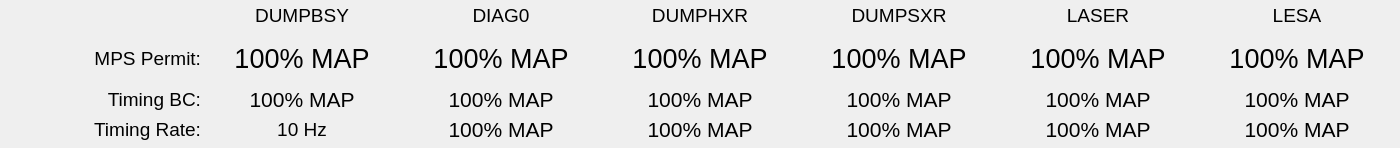
<?xml version="1.0" encoding="UTF-8"?>
<ui version="4.0">
 <class>Form</class>
 <widget class="QWidget" name="Form">
  <property name="geometry">
   <rect>
    <x>0</x>
    <y>0</y>
    <width>1400</width>
    <height>148</height>
   </rect>
  </property>
  <property name="windowTitle">
   <string>Form</string>
  </property>
  <layout class="QGridLayout" name="gridLayout">
   <property name="leftMargin">
    <number>5</number>
   </property>
   <property name="topMargin">
    <number>0</number>
   </property>
   <property name="rightMargin">
    <number>5</number>
   </property>
   <property name="bottomMargin">
    <number>5</number>
   </property>
   <property name="spacing">
    <number>3</number>
   </property>
   <item row="1" column="2">
    <widget class="PyDMLabel" name="PyDMLabel_2">
     <property name="maximumSize">
      <size>
       <width>16777215</width>
       <height>50</height>
      </size>
     </property>
     <property name="font">
      <font>
       <pointsize>20</pointsize>
      </font>
     </property>
     <property name="toolTip">
      <string/>
     </property>
     <property name="text">
      <string>100% MAP</string>
     </property>
     <property name="alignment">
      <set>Qt::AlignCenter</set>
     </property>
     <property name="alarmSensitiveContent" stdset="0">
      <bool>true</bool>
     </property>
     <property name="channel" stdset="0">
      <string>ca://${P}:SC_DIAG0_BC</string>
     </property>
    </widget>
   </item>
   <item row="2" column="0">
    <widget class="QLabel" name="label_8">
     <property name="maximumSize">
      <size>
       <width>16777215</width>
       <height>30</height>
      </size>
     </property>
     <property name="font">
      <font>
       <pointsize>14</pointsize>
      </font>
     </property>
     <property name="text">
      <string>Timing BC:</string>
     </property>
     <property name="alignment">
      <set>Qt::AlignRight|Qt::AlignTrailing|Qt::AlignVCenter</set>
     </property>
    </widget>
   </item>
   <item row="3" column="3">
    <widget class="PyDMLabel" name="PyDMLabel_15">
     <property name="maximumSize">
      <size>
       <width>16777215</width>
       <height>30</height>
      </size>
     </property>
     <property name="font">
      <font>
       <pointsize>16</pointsize>
      </font>
     </property>
     <property name="toolTip">
      <string/>
     </property>
     <property name="text">
      <string>100% MAP</string>
     </property>
     <property name="alignment">
      <set>Qt::AlignCenter</set>
     </property>
     <property name="showUnits" stdset="0">
      <bool>true</bool>
     </property>
     <property name="alarmSensitiveContent" stdset="0">
      <bool>true</bool>
     </property>
     <property name="channel" stdset="0">
      <string>ca://TPG:SYS0:1:DST03:RATE</string>
     </property>
    </widget>
   </item>
   <item row="0" column="5">
    <widget class="QLabel" name="label_6">
     <property name="font">
      <font>
       <pointsize>14</pointsize>
      </font>
     </property>
     <property name="text">
      <string>LASER</string>
     </property>
     <property name="alignment">
      <set>Qt::AlignCenter</set>
     </property>
    </widget>
   </item>
   <item row="1" column="5">
    <widget class="PyDMLabel" name="PyDMLabel_5">
     <property name="maximumSize">
      <size>
       <width>16777215</width>
       <height>50</height>
      </size>
     </property>
     <property name="font">
      <font>
       <pointsize>20</pointsize>
      </font>
     </property>
     <property name="toolTip">
      <string/>
     </property>
     <property name="text">
      <string>100% MAP</string>
     </property>
     <property name="alignment">
      <set>Qt::AlignCenter</set>
     </property>
     <property name="alarmSensitiveContent" stdset="0">
      <bool>true</bool>
     </property>
     <property name="channel" stdset="0">
      <string>ca://${P}:LASER_BC</string>
     </property>
    </widget>
   </item>
   <item row="2" column="3">
    <widget class="PyDMLabel" name="PyDMLabel_9">
     <property name="maximumSize">
      <size>
       <width>16777215</width>
       <height>30</height>
      </size>
     </property>
     <property name="font">
      <font>
       <pointsize>16</pointsize>
      </font>
     </property>
     <property name="toolTip">
      <string/>
     </property>
     <property name="text">
      <string>100% MAP</string>
     </property>
     <property name="alignment">
      <set>Qt::AlignCenter</set>
     </property>
     <property name="alarmSensitiveContent" stdset="0">
      <bool>true</bool>
     </property>
     <property name="channel" stdset="0">
      <string>ca://TPG:SYS0:1:DST03:TPG_BC_RBV</string>
     </property>
    </widget>
   </item>
   <item row="1" column="4">
    <widget class="PyDMLabel" name="PyDMLabel_4">
     <property name="maximumSize">
      <size>
       <width>16777215</width>
       <height>50</height>
      </size>
     </property>
     <property name="font">
      <font>
       <pointsize>20</pointsize>
      </font>
     </property>
     <property name="toolTip">
      <string/>
     </property>
     <property name="text">
      <string>100% MAP</string>
     </property>
     <property name="alignment">
      <set>Qt::AlignCenter</set>
     </property>
     <property name="alarmSensitiveContent" stdset="0">
      <bool>true</bool>
     </property>
     <property name="channel" stdset="0">
      <string>ca://${P}:SC_SXR_BC</string>
     </property>
    </widget>
   </item>
   <item row="3" column="2">
    <widget class="PyDMLabel" name="PyDMLabel_14">
     <property name="maximumSize">
      <size>
       <width>16777215</width>
       <height>30</height>
      </size>
     </property>
     <property name="font">
      <font>
       <pointsize>16</pointsize>
      </font>
     </property>
     <property name="toolTip">
      <string/>
     </property>
     <property name="text">
      <string>100% MAP</string>
     </property>
     <property name="alignment">
      <set>Qt::AlignCenter</set>
     </property>
     <property name="showUnits" stdset="0">
      <bool>true</bool>
     </property>
     <property name="alarmSensitiveContent" stdset="0">
      <bool>true</bool>
     </property>
     <property name="channel" stdset="0">
      <string>ca://TPG:SYS0:1:DST01:RATE</string>
     </property>
    </widget>
   </item>
   <item row="3" column="1">
    <widget class="PyDMLabel" name="PyDMLabel_13">
     <property name="maximumSize">
      <size>
       <width>16777215</width>
       <height>30</height>
      </size>
     </property>
     <property name="font">
      <font>
       <pointsize>14</pointsize>
      </font>
     </property>
     <property name="toolTip">
      <string/>
     </property>
     <property name="styleSheet">
      <string notr="true"/>
     </property>
     <property name="text">
      <string>10 Hz</string>
     </property>
     <property name="alignment">
      <set>Qt::AlignCenter</set>
     </property>
     <property name="showUnits" stdset="0">
      <bool>true</bool>
     </property>
     <property name="alarmSensitiveContent" stdset="0">
      <bool>true</bool>
     </property>
     <property name="channel" stdset="0">
      <string>ca://TPG:SYS0:1:DST02:RATE</string>
     </property>
    </widget>
   </item>
   <item row="0" column="6">
    <widget class="QLabel" name="label_7">
     <property name="font">
      <font>
       <pointsize>14</pointsize>
      </font>
     </property>
     <property name="text">
      <string>LESA</string>
     </property>
     <property name="alignment">
      <set>Qt::AlignCenter</set>
     </property>
    </widget>
   </item>
   <item row="1" column="3">
    <widget class="PyDMLabel" name="PyDMLabel_3">
     <property name="maximumSize">
      <size>
       <width>16777215</width>
       <height>50</height>
      </size>
     </property>
     <property name="font">
      <font>
       <pointsize>20</pointsize>
      </font>
     </property>
     <property name="toolTip">
      <string/>
     </property>
     <property name="text">
      <string>100% MAP</string>
     </property>
     <property name="alignment">
      <set>Qt::AlignCenter</set>
     </property>
     <property name="alarmSensitiveContent" stdset="0">
      <bool>true</bool>
     </property>
     <property name="channel" stdset="0">
      <string>ca://${P}:SC_HXR_BC</string>
     </property>
    </widget>
   </item>
   <item row="3" column="5">
    <widget class="PyDMLabel" name="PyDMLabel_17">
     <property name="maximumSize">
      <size>
       <width>16777215</width>
       <height>30</height>
      </size>
     </property>
     <property name="font">
      <font>
       <pointsize>16</pointsize>
      </font>
     </property>
     <property name="toolTip">
      <string/>
     </property>
     <property name="text">
      <string>100% MAP</string>
     </property>
     <property name="alignment">
      <set>Qt::AlignCenter</set>
     </property>
     <property name="showUnits" stdset="0">
      <bool>true</bool>
     </property>
     <property name="alarmSensitiveContent" stdset="0">
      <bool>true</bool>
     </property>
     <property name="channel" stdset="0">
      <string>ca://TPG:SYS0:1:DST00:RATE</string>
     </property>
    </widget>
   </item>
   <item row="1" column="6">
    <widget class="PyDMLabel" name="PyDMLabel_6">
     <property name="minimumSize">
      <size>
       <width>0</width>
       <height>50</height>
      </size>
     </property>
     <property name="maximumSize">
      <size>
       <width>16777215</width>
       <height>50</height>
      </size>
     </property>
     <property name="font">
      <font>
       <pointsize>20</pointsize>
      </font>
     </property>
     <property name="toolTip">
      <string/>
     </property>
     <property name="text">
      <string>100% MAP</string>
     </property>
     <property name="alignment">
      <set>Qt::AlignCenter</set>
     </property>
     <property name="alarmSensitiveContent" stdset="0">
      <bool>true</bool>
     </property>
     <property name="channel" stdset="0">
      <string>ca://${P}:SC_LESA_BC</string>
     </property>
    </widget>
   </item>
   <item row="0" column="4">
    <widget class="QLabel" name="label_5">
     <property name="font">
      <font>
       <pointsize>14</pointsize>
      </font>
     </property>
     <property name="text">
      <string>DUMPSXR</string>
     </property>
     <property name="alignment">
      <set>Qt::AlignCenter</set>
     </property>
    </widget>
   </item>
   <item row="2" column="2">
    <widget class="PyDMLabel" name="PyDMLabel_8">
     <property name="maximumSize">
      <size>
       <width>16777215</width>
       <height>30</height>
      </size>
     </property>
     <property name="font">
      <font>
       <pointsize>16</pointsize>
      </font>
     </property>
     <property name="toolTip">
      <string/>
     </property>
     <property name="text">
      <string>100% MAP</string>
     </property>
     <property name="alignment">
      <set>Qt::AlignCenter</set>
     </property>
     <property name="alarmSensitiveContent" stdset="0">
      <bool>true</bool>
     </property>
     <property name="channel" stdset="0">
      <string>ca://TPG:SYS0:1:DST01:TPG_BC_RBV</string>
     </property>
    </widget>
   </item>
   <item row="2" column="6">
    <widget class="PyDMLabel" name="PyDMLabel_12">
     <property name="maximumSize">
      <size>
       <width>16777215</width>
       <height>30</height>
      </size>
     </property>
     <property name="font">
      <font>
       <pointsize>16</pointsize>
      </font>
     </property>
     <property name="toolTip">
      <string/>
     </property>
     <property name="text">
      <string>100% MAP</string>
     </property>
     <property name="alignment">
      <set>Qt::AlignCenter</set>
     </property>
     <property name="alarmSensitiveContent" stdset="0">
      <bool>true</bool>
     </property>
     <property name="channel" stdset="0">
      <string>ca://TPG:SYS0:1:DST05:TPG_BC_RBV</string>
     </property>
    </widget>
   </item>
   <item row="1" column="0">
    <widget class="QLabel" name="label">
     <property name="font">
      <font>
       <pointsize>14</pointsize>
      </font>
     </property>
     <property name="text">
      <string>MPS Permit:</string>
     </property>
     <property name="alignment">
      <set>Qt::AlignRight|Qt::AlignTrailing|Qt::AlignVCenter</set>
     </property>
    </widget>
   </item>
   <item row="2" column="5">
    <widget class="PyDMLabel" name="PyDMLabel_11">
     <property name="maximumSize">
      <size>
       <width>16777215</width>
       <height>30</height>
      </size>
     </property>
     <property name="font">
      <font>
       <pointsize>16</pointsize>
      </font>
     </property>
     <property name="toolTip">
      <string/>
     </property>
     <property name="text">
      <string>100% MAP</string>
     </property>
     <property name="alignment">
      <set>Qt::AlignCenter</set>
     </property>
     <property name="alarmSensitiveContent" stdset="0">
      <bool>true</bool>
     </property>
     <property name="channel" stdset="0">
      <string>ca://TPG:SYS0:1:DST00:TPG_BC_RBV</string>
     </property>
    </widget>
   </item>
   <item row="3" column="0">
    <widget class="QLabel" name="label_9">
     <property name="font">
      <font>
       <pointsize>14</pointsize>
      </font>
     </property>
     <property name="text">
      <string>Timing Rate:</string>
     </property>
     <property name="alignment">
      <set>Qt::AlignRight|Qt::AlignTrailing|Qt::AlignVCenter</set>
     </property>
    </widget>
   </item>
   <item row="0" column="3">
    <widget class="QLabel" name="label_4">
     <property name="font">
      <font>
       <pointsize>14</pointsize>
      </font>
     </property>
     <property name="text">
      <string>DUMPHXR</string>
     </property>
     <property name="alignment">
      <set>Qt::AlignCenter</set>
     </property>
    </widget>
   </item>
   <item row="2" column="4">
    <widget class="PyDMLabel" name="PyDMLabel_10">
     <property name="maximumSize">
      <size>
       <width>16777215</width>
       <height>30</height>
      </size>
     </property>
     <property name="font">
      <font>
       <pointsize>16</pointsize>
      </font>
     </property>
     <property name="toolTip">
      <string/>
     </property>
     <property name="text">
      <string>100% MAP</string>
     </property>
     <property name="alignment">
      <set>Qt::AlignCenter</set>
     </property>
     <property name="alarmSensitiveContent" stdset="0">
      <bool>true</bool>
     </property>
     <property name="channel" stdset="0">
      <string>ca://TPG:SYS0:1:DST04:TPG_BC_RBV</string>
     </property>
    </widget>
   </item>
   <item row="2" column="1">
    <widget class="PyDMLabel" name="PyDMLabel_7">
     <property name="maximumSize">
      <size>
       <width>16777215</width>
       <height>30</height>
      </size>
     </property>
     <property name="font">
      <font>
       <pointsize>16</pointsize>
      </font>
     </property>
     <property name="toolTip">
      <string/>
     </property>
     <property name="text">
      <string>100% MAP</string>
     </property>
     <property name="alignment">
      <set>Qt::AlignCenter</set>
     </property>
     <property name="alarmSensitiveContent" stdset="0">
      <bool>true</bool>
     </property>
     <property name="channel" stdset="0">
      <string>ca://TPG:SYS0:1:DST02:TPG_BC_RBV</string>
     </property>
    </widget>
   </item>
   <item row="0" column="1">
    <widget class="QLabel" name="label_2">
     <property name="minimumSize">
      <size>
       <width>0</width>
       <height>30</height>
      </size>
     </property>
     <property name="maximumSize">
      <size>
       <width>16777215</width>
       <height>30</height>
      </size>
     </property>
     <property name="font">
      <font>
       <pointsize>14</pointsize>
      </font>
     </property>
     <property name="text">
      <string>DUMPBSY</string>
     </property>
     <property name="alignment">
      <set>Qt::AlignCenter</set>
     </property>
    </widget>
   </item>
   <item row="3" column="4">
    <widget class="PyDMLabel" name="PyDMLabel_16">
     <property name="maximumSize">
      <size>
       <width>16777215</width>
       <height>30</height>
      </size>
     </property>
     <property name="font">
      <font>
       <pointsize>16</pointsize>
      </font>
     </property>
     <property name="toolTip">
      <string/>
     </property>
     <property name="text">
      <string>100% MAP</string>
     </property>
     <property name="alignment">
      <set>Qt::AlignCenter</set>
     </property>
     <property name="showUnits" stdset="0">
      <bool>true</bool>
     </property>
     <property name="alarmSensitiveContent" stdset="0">
      <bool>true</bool>
     </property>
     <property name="channel" stdset="0">
      <string>ca://TPG:SYS0:1:DST04:RATE</string>
     </property>
    </widget>
   </item>
   <item row="0" column="2">
    <widget class="QLabel" name="label_3">
     <property name="font">
      <font>
       <pointsize>14</pointsize>
      </font>
     </property>
     <property name="text">
      <string>DIAG0</string>
     </property>
     <property name="alignment">
      <set>Qt::AlignCenter</set>
     </property>
    </widget>
   </item>
   <item row="3" column="6">
    <widget class="PyDMLabel" name="PyDMLabel_18">
     <property name="maximumSize">
      <size>
       <width>16777215</width>
       <height>30</height>
      </size>
     </property>
     <property name="font">
      <font>
       <pointsize>16</pointsize>
      </font>
     </property>
     <property name="toolTip">
      <string/>
     </property>
     <property name="text">
      <string>100% MAP</string>
     </property>
     <property name="alignment">
      <set>Qt::AlignCenter</set>
     </property>
     <property name="showUnits" stdset="0">
      <bool>true</bool>
     </property>
     <property name="alarmSensitiveContent" stdset="0">
      <bool>true</bool>
     </property>
     <property name="channel" stdset="0">
      <string>ca://TPG:SYS0:1:DST05:RATE</string>
     </property>
    </widget>
   </item>
   <item row="1" column="1">
    <widget class="PyDMLabel" name="PyDMLabel">
     <property name="maximumSize">
      <size>
       <width>16777215</width>
       <height>50</height>
      </size>
     </property>
     <property name="font">
      <font>
       <pointsize>20</pointsize>
      </font>
     </property>
     <property name="toolTip">
      <string/>
     </property>
     <property name="text">
      <string>100% MAP</string>
     </property>
     <property name="alignment">
      <set>Qt::AlignCenter</set>
     </property>
     <property name="alarmSensitiveContent" stdset="0">
      <bool>true</bool>
     </property>
     <property name="channel" stdset="0">
      <string>ca://${P}:SC_BSYD_BC</string>
     </property>
    </widget>
   </item>
  </layout>
 </widget>
 <customwidgets>
  <customwidget>
   <class>PyDMLabel</class>
   <extends>QLabel</extends>
   <header>pydm.widgets.label</header>
  </customwidget>
 </customwidgets>
 <resources/>
 <connections/>
</ui>
